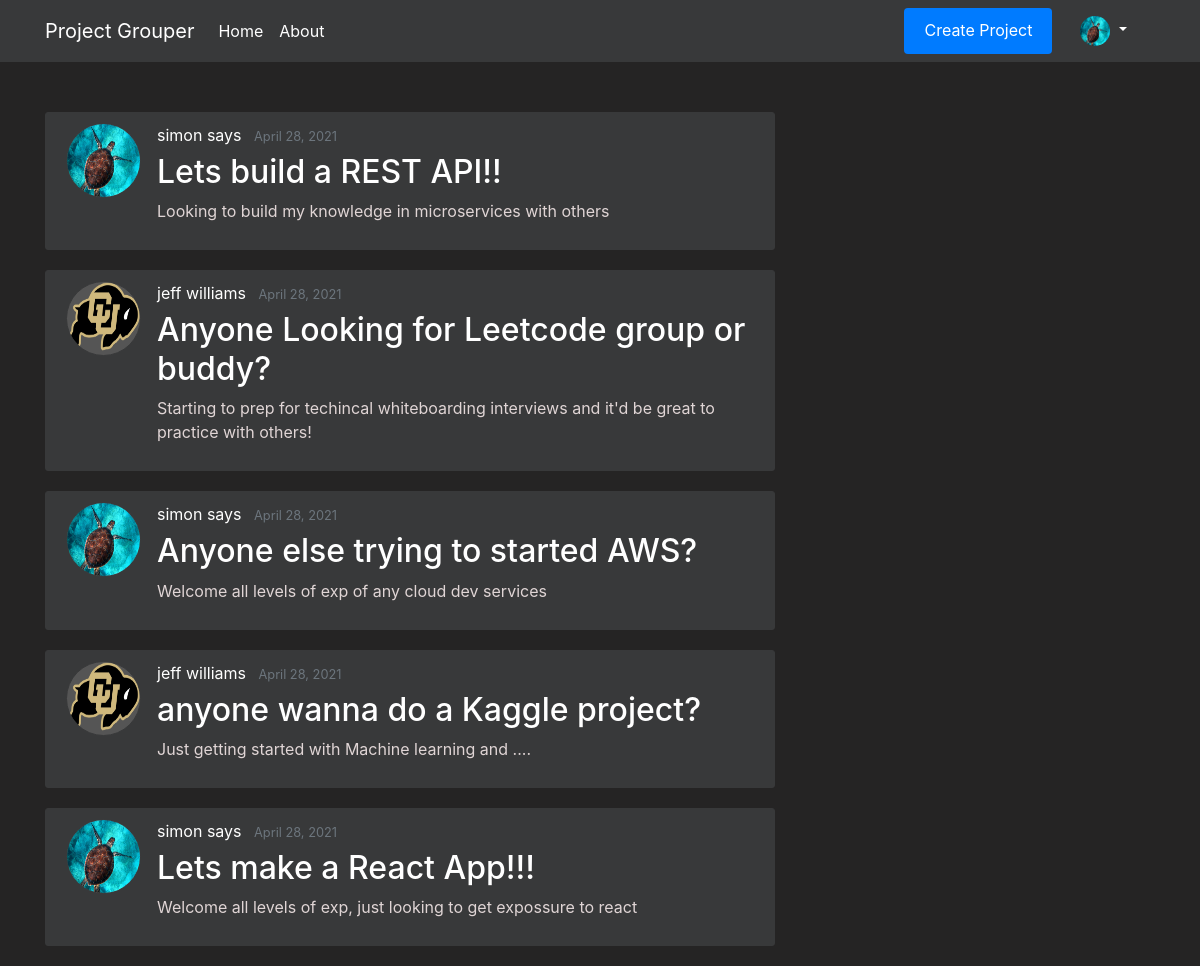
The app's page /home (signed in) with its own data.
### flaskapp/models.py (models this page shows, shortened)
class Users(db.Model, UserMixin):
    __tablename__ = 'user'
    id = db.Column(db.Integer, primary_key=True, nullable=False)
    first_name = db.Column(db.String(20), nullable=False)
    last_name = db.Column(db.String(20), nullable=False)
    email = db.Column(db.String(50), unique=True, nullable=False)
    password = db.Column(db.String(20), nullable=False)
    profile_image = db.Column(db.String(20), nullable=False, default="Portrait_Placeholder.png")
    date_joined = db.Column(db.DateTime, nullable=False, default=datetime.utcnow)
    is_moderator = db.Column(db.Boolean, default=False, nullable=False)
    languages = db.relationship('Languages', secondary=UserLanguages, lazy='subquery', backref="get_users")
    careers = db.relationship('Careers', secondary=UserCareers, lazy='subquery', backref="get_users")

class Projects(db.Model):
    __tablename__ = 'project'
    id = db.Column(db.Integer, primary_key=True, nullable=False)
    name = db.Column(db.String(250), unique=True, nullable=False)
    desc = db.Column(db.String(500), unique=False, nullable=False)
    creation_timestamp = db.Column(db.DateTime, nullable=False, default=datetime.utcnow)
    start_date = db.Column(db.DateTime, nullable=True, default=datetime.utcnow)
    target_end_date = db.Column(db.DateTime, nullable=True, default=datetime.utcnow)
    owner_id = db.Column(db.Integer, db.ForeignKey('user.id'), nullable=False, default=1)
    owner = db.relationship("Users", foreign_keys=owner_id, backref="owned_projects", uselist=False)
    members = db.relationship('Users', secondary=UserProjects, lazy='subquery', backref="get_projects")
    languages = db.relationship('Languages', secondary=ProjectLanguages, lazy='subquery', backref="get_projects")
    careers = db.relationship('Careers', secondary=ProjectCareers, lazy='subquery', backref="get_projects")

### flaskapp/routes.py (the view)
@app.route('/')
@app.route('/home')
def home():
    projects = Projects.query.all()
    projects = sorted(projects, key=lambda x: x.creation_timestamp, reverse=True)
    for project in projects:
        print(project.creation_timestamp)
    return render_template('home.html', projects=projects)

### flaskapp/models.py (called while the page is built)
@login_manager.user_loader
def load_user(user_id):
    return Users.query.get(int(user_id))

### flaskapp/templates/home.html
{% extends "layout.html" %}
{% block content %}
    {% for project in projects %}
        <article class="media content-section">
            <img class="rounded-circle article-img" src="{{ url_for('static', filename='profile_pics/' + project.owner.profile_image) }}">
            <div class="media-body">
                <div class="article-metadata">
                    <a class="mr-2" href="#">{{ project.owner.first_name }} {{ project.owner.last_name }}</a>
                    <small class="text-muted">{{ project.creation_timestamp.strftime('%B %d, %Y') }}</small>
                </div>
                <h2><a class="article-title" href="{{ url_for('project', project_id=project.id) }}">{{ project.name }}</a></h2>
                <p class="article-content">{{ project.desc }}</p>
            </div>
            </article>
    {% endfor %}
{% endblock content %}

### flaskapp/templates/layout.html (shortened to what this page needs)
<!DOCTYPE html>
<html lang="en">
<head>
    <link rel="stylesheet" href="https://maxcdn.bootstrapcdn.com/bootstrap/4.0.0/css/bootstrap.min.css">
    <link rel="stylesheet" type="text/css" href="{{ url_for('static', filename='/main.css') }}">
</head>
<body>
    <header class="site-header">
        <nav class="navbar navbar-expand-md navbar-dark bg-steel fixed-top">
            <div class="container">
                <a class="navbar-brand" href="/"> Project Grouper </a>
                <div class="collapse navbar-collapse" id="navbarToggle">
                    <div class="navbar-nav mr-auto">
                        <a class="nav-item nav-link" href="{{ url_for('home') }}">Home</a>
                        <a class="nav-item nav-link" href="{{ url_for('about') }}">About</a>
                    </div>
                    <div class="navbar-nav">
                        {% if current_user.is_authenticated %}
                            <a class="btn btn-primary btn-sml" href="{{ url_for('new_project') }}">Create Project</a>
                            <li class="nav-item dropdown">
                                <a class="nav-link dropdown-toggle" href="#" id="navbarDropdownMenuLink" role="button" data-toggle="dropdown" aria-haspopup="true" aria-expanded="false">
                                    <img src="{{ url_for('static', filename='profile_pics/' + current_user.profile_image) }}" width="30" height="30" class="rounded-circle">
                                </a>
                        {% else %}
                            <a class="nav-item nav-link" href="{{ url_for('login') }}">Login</a>
                            <a class="nav-item nav-link" href="{{ url_for('register') }}">Register</a>
                        {% endif %}
                    </div>
                </div>
            </div>
        </nav>
    </header>
    <main role="main" class="container">
      <div class="row">
        <div class="col-md-8">
          {% block content %}
          {% endblock %}
        </div>
      </div>
    </main>
</body>
</html>

### flaskapp/static/main.css (style rules this page uses)
.btn-primary { border: none; color: #ffffff; padding: 10px 20px; cursor: pointer; }
.navbar-nav > li { padding-left:20px; padding-right:20px; }
body { background: #252424; color: #e0d5d5; margin-top: 7rem; }
h1, h2, h3, h4, h5, h6 { color: #ffffff; }
.mr-2 { color: #ffffff; }
.bg-steel { background-color: #38393a; }
.site-header .navbar-nav .nav-link { color: #ffffff; }
.content-section { background: #38393a; padding: 10px 20px; border: 1px solid #38393a; border-radius: 3px; margin-bottom: 20px; }
.article-title { color: #ffffff; }
.article-content { white-space: pre-line; }
.article-img { height: 75px; width: 75px; margin-right: 16px; border: 1px solid #38393a; background:#555555; }
.article-metadata { padding-bottom: 1px; margin-bottom: 4px; border-bottom: 1px solid #38393a; }

### records on screen
Users: profile_image (placeholder picture)
Projects: profile_image (placeholder picture), owner.first_name "simon", owner.last_name "says", creation_timestamp "April 28, 2021", name "Lets build a REST API!!", desc "Looking to build my knowledge in microservices with others"
Projects: profile_image (picture), owner.first_name "jeff", owner.last_name "williams", creation_timestamp "April 28, 2021", name "Anyone Looking for Leetcode group or buddy?", desc "Starting to prep for techincal whiteboarding interviews and it'd be great to practice with others!"
Projects: profile_image (placeholder picture), owner.first_name "simon", owner.last_name "says", creation_timestamp "April 28, 2021", name "Anyone else trying to started AWS?", desc "Welcome all levels of exp of any cloud dev services"
Projects: profile_image (picture), owner.first_name "jeff", owner.last_name "williams", creation_timestamp "April 28, 2021", name "anyone wanna do a Kaggle project?", desc "Just getting started with Machine learning and ...."
Projects: profile_image (placeholder picture), owner.first_name "simon", owner.last_name "says", creation_timestamp "April 28, 2021", name "Lets make a React App!!!", desc "Welcome all levels of exp, just looking to get expossure to react"
